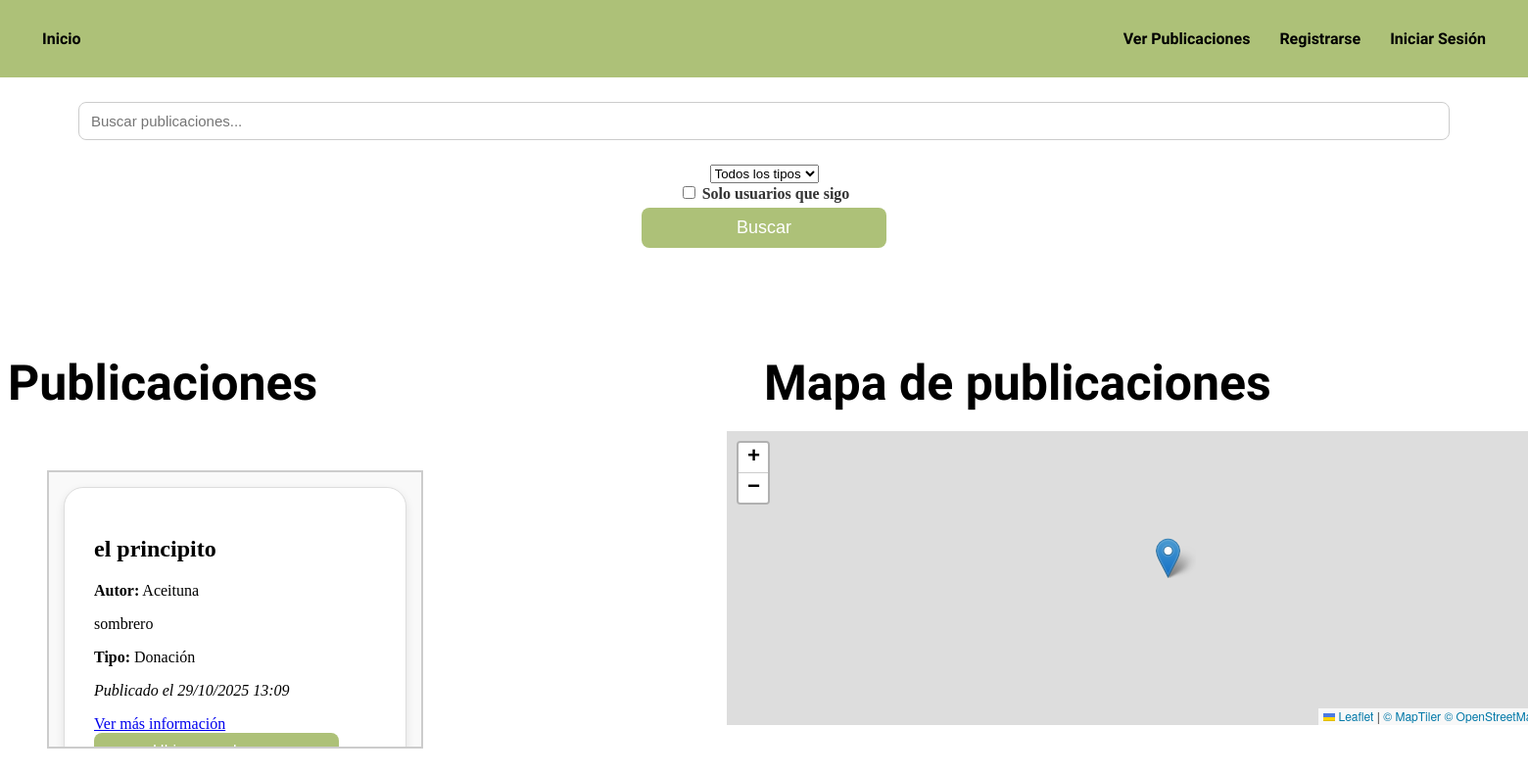
The page /publicaciones/ on the database as committed earlier.
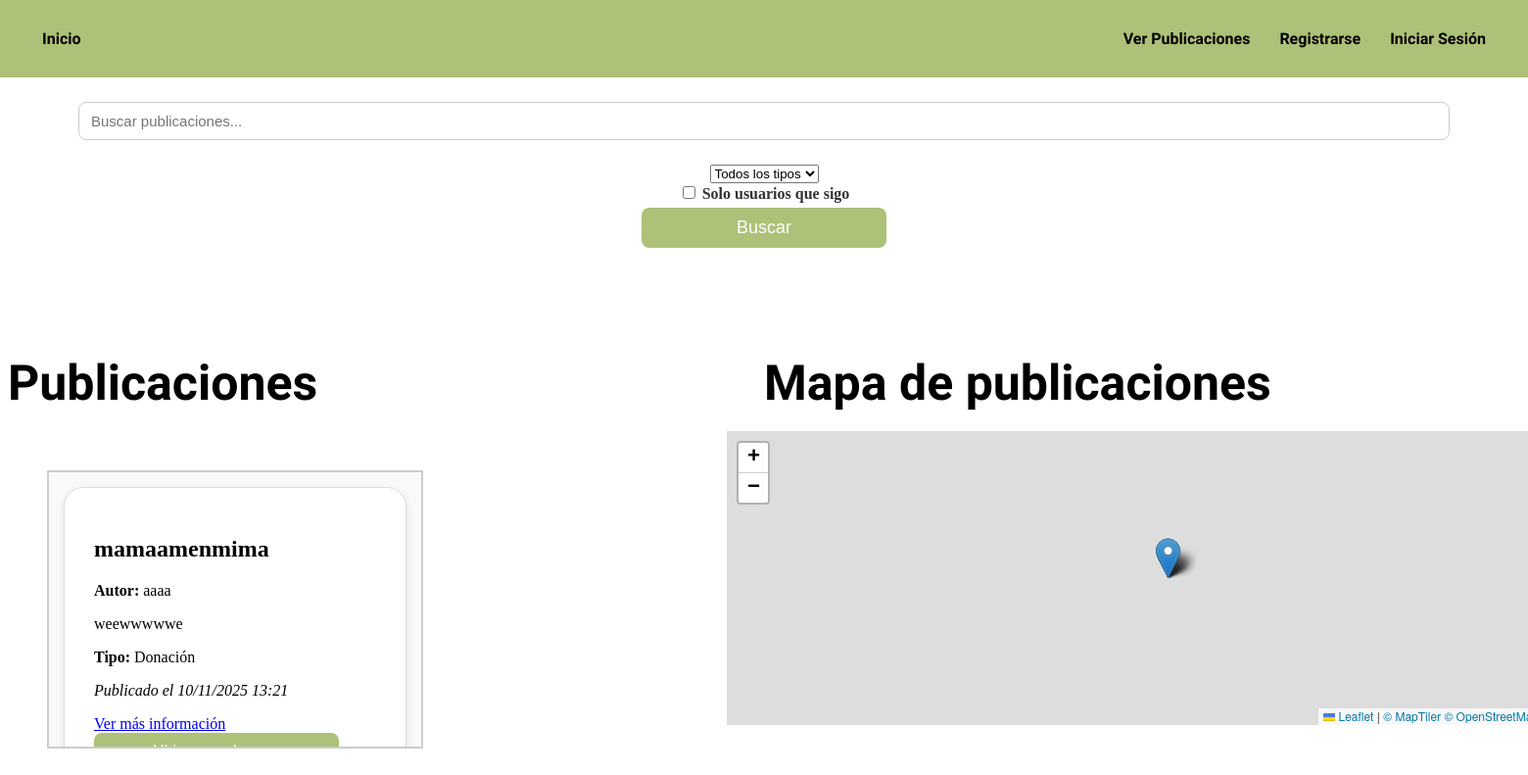
The same page on the database as committed later.
### BookityApp/models.py (models this page shows)
class Publicacion(models.Model):
    user = models.ForeignKey('auth.User', on_delete=models.CASCADE)
    titulo = models.CharField(max_length=100)
    descripcion = models.TextField()
    contacto = models.CharField(max_length=100)
    tipo = models.CharField(max_length=20, choices=[('Intercambio', 'Intercambio'), ('Donación', 'Donación')], default='Donación')
    fecha_publicacion = models.DateTimeField(auto_now_add=True)
    ubicacion = models.CharField(max_length=100)
    latitud = models.FloatField()
    longitud = models.FloatField()
    radio_marcador = models.FloatField(default=50)
    estado = models.CharField(max_length=20, choices=[('Disponible', 'Disponible'), ('Cerrado', 'Cerrado')], default='Disponible')
    trato_cerrado_con = models.ForeignKey('auth.User', related_name='trato_cerrado_con', on_delete=models.SET_NULL, null=True, blank=True)
    calificacion = models.IntegerField(null=True, blank=True)
    resena = models.TextField(null=True, blank=True)

### BookityApp/views.py (the view)
# urls.py: path('publicaciones/', publicaciones, name='publicaciones'),
def publicaciones(request):
    publicaciones = Publicacion.objects.all().filter(estado='Disponible').order_by('-fecha_publicacion')
    query = request.GET.get('q')
    filtro_seguidos = request.GET.get('filtro-seguidos')
    tipo_filtro = request.GET.get('tipo_filtro')
    if tipo_filtro == 'Intercambios':
        publicaciones = publicaciones.filter(tipo='Intercambio')
    elif tipo_filtro == 'Donaciones':
        publicaciones = publicaciones.filter(tipo='Donación')
    if filtro_seguidos and request.user.is_authenticated:
        perfil_usuario = Perfil.objects.get(user=request.user)
        usuarios_seguidos = perfil_usuario.usuarios_seguidos.all()
        publicaciones = publicaciones.filter(user__in=[perfil.user for perfil in usuarios_seguidos])
    if query:
        publicaciones = publicaciones.filter(
            Q(titulo__icontains=query) | Q(descripcion__icontains=query)
        )
    return render(request, 'BookityApp/publicaciones.html', {
        'publicaciones': publicaciones
    })

### BookityApp/templates/BookityApp/publicaciones.html (shortened to what this page needs)
{% extends 'BookityApp/base.html' %}
{% load static %}
{% block extra_head %}
<link rel="stylesheet" href="https://unpkg.com/leaflet@1.9.4/dist/leaflet.css" />
{% endblock %}
{% block content %}
<div class="contenedor_busqueda" style="height: 250px;">
  <form method="get" action="{% url 'publicaciones' %}" style="margin-top:0px;">
      <input type="text" name="q" placeholder="Buscar publicaciones..." value="{{ request.GET.q }}" style="width: 1400px;">
      <select name="tipo_filtro" style="margin-top:25px;">
          <option value="">Todos los tipos</option>
      </select>
      <label style="align-self:center;">
        <input type="checkbox" name="filtro-seguidos" value="1" {% if request.GET.solo_seguidos %}checked{% endif %}>
        Solo usuarios que sigo
      </label>
      <button type="submit" class="boton_busca">Buscar</button>
  </form>
</div>
<div class="contenedor-titulos">
  <h1 class="titulo-seccion" style="margin-right: 0px;">Publicaciones</h1>
  <h1 class="titulo-seccion" style="margin-right: 0px;">Mapa de publicaciones</h1>
</div>
<div class="contenedor-principal">
  <div class="contenedor-publicaciones">
    {% if publicaciones %}
      <div class="scroll-box">
        {% for publicacion in publicaciones %}
          {% if publicacion.estado == 'Disponible' %}
            <div class="publicacion">
              <h2>{{ publicacion.titulo }}</h2>
              <p><strong>Autor:</strong> {{ publicacion.user.username }}</p>
              <p>{{ publicacion.descripcion|truncatechars:30 }}</p>
              <p><strong>Tipo:</strong> {{ publicacion.tipo }}</p>
              <p><em>Publicado el {{ publicacion.fecha_publicacion|date:"d/m/Y H:i" }}</em></p>
              <div>
                <a href="{% url 'detalle' publicacion.id %}">Ver más información</a>
              </div>
              <button id="id_boton_ubicar_publicacion{{ publicacion.id }}">Ubicar en el mapa</button>
            </div>
          {% endif %}
        {% endfor %}
      </div>
    {% else %}
      <p>No publicaciones encontradas.</p>
    {% endif %}
  </div>
  <div class="contenedor-mapa">
    <div id="map"></div>
  </div>
</div>
{% endblock %}

### BookityApp/templates/BookityApp/base.html (shortened to what this page needs)
{% load static %}
<!DOCTYPE html>
<html lang="es">
<head>
    <link rel="stylesheet" href="{% static 'css/styles.css' %}">
    <link rel="stylesheet" href="{% static 'css/styles.css' %}">
    <link rel="stylesheet"
        href="https://unpkg.com/leaflet@1.9.4/dist/leaflet.css"
/>
    {% block extra_head %}{% endblock %}
</head>
<body>
    <nav class="barra_nav">
        <div class="logo">
            <a href="\inicio">Inicio</a>
        </div>
        <div class="enlaces">
            <a href="\publicaciones">Ver Publicaciones</a>
            {% if not user.is_authenticated %}
            <a href="\registro">Registrarse</a>
            <a href="\login">Iniciar Sesión</a>
            {% endif %}
        </div>
    </nav>
    {% block content %}
    {% endblock %}
</body>
</html>

### BookityApp/static/css/styles.css (style rules this page uses)
body { padding-top: 70px; }
.barra_nav { background-color: #adc178; color: rgb(0, 0, 0); display: flex; justify-content: space-between; align-items: center; font-family: "Sour Gummy", sans-serif; position: fixed; top: 0; left: 0; right: 0; z-index: 1000; padding: 30px; margin-bottom: 30px; }
.barra_nav a { color: rgb(0, 0, 0); text-decoration: none; margin: 0 13px; font-weight: bold; }
form { display: flex; flex-direction: column; align-items: center; justify-content: center; min-height: 25vh; gap: 0px; background-color: white; }
.form-control, input[type="text"], input[type="password"], input[type="email"] { width: 320px; padding: 10px 12px; border: 1px solid #ccc; border-radius: 8px; font-size: 15px; box-sizing: border-box; transition: all 0.2s ease-in-out; }
label { font-weight: bold; color: #333; margin-bottom: 5px; align-self: flex-start; }
button, input[type="submit"] { width: 250px; padding: 10px; border: none; background-color:#adc178; color: white; border-radius: 8px; font-size: 16px; cursor: pointer; transition: background-color 0.2s ease-in-out; }
.contenedor-titulos { display: grid; grid-template-columns: 1fr 1fr; justify-items: space-between; margin-bottom: 20px; }
.contenedor-principal { display: flex; gap: 0px; margin-top: 0px; }
.contenedor-publicaciones { display: grid; grid-template-columns: repeat(4, 1fr); gap: 40px; justify-items: start; padding: 40px; }
.contenedor-mapa { flex: 2; }
.scroll-box { height: 250px; width: 350px; overflow-y: auto; border: 2px solid #ccc; padding: 15px; background-color: #f9f9f9; margin-right: 150px; }
.publicacion { background-color: #fff; border: 1px solid #ddd; border-radius: 20px; padding: 30px; box-shadow: 0 4px 10px rgba(0,0,0,0.1); transition: transform 0.2s ease, box-shadow 0.2s ease; }
#map { height: 300px; width: 900px; }
.titulo-seccion { font-family: 'Sour Gummy', sans-serif; font-size: 50px; margin-bottom: 0px; }
.publicacion { margin-bottom:0px; margin-top:0px; }
.contenedor-publicaciones { margin-bottom: 0px; }
.boton_busca { background-color: #adc178; color: white; border: none; border-radius: 8px; padding: 10px 25px; font-size: 18px; cursor: pointer; transition: background 0.3s; margin-left: 0px; margin: 0px; }

Rows that differ between the two databases and show on the page:
removed Publicacion: titulo "el principito", user.username "Aceituna", descripcion "sombrero", tipo "Donación", fecha_publicacion "29/10/2025 13:09"
added Publicacion: titulo "mamaamenmima", user.username "aaaa", descripcion "weewwwwwe", tipo "Donación", fecha_publicacion "10/11/2025 13:21"
